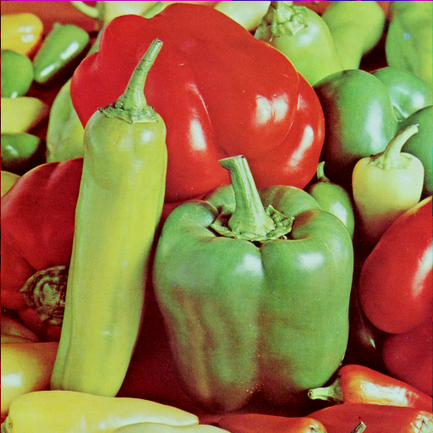
#> input picture images/peppers.png, 433 x 433 px, shrunk from 512 x 512 before the run
$ jupyter execute lab2.ipynb   (shell and % lines are left out)
#> lines starting #> are read from the running program, lines starting #| are printed output that depends on the picture; after the words box and inside, x2 and y2 are one past the last pixel; in counts of white or black regions, pixels touching at a corner belong together
### utils.py
import cv2 as cv
import numpy as np

def remove_noise(img):
    """
    Remove noise from the image

    Args:
    img: image to remove noise from (numpy array, RGB/BGR)

    Returns:
    img_: image with noise removed (numpy array, grayscale)
    """
    img_ = cv.cvtColor(img, cv.COLOR_BGR2GRAY)
    kernel = np.ones((5, 5), np.uint8)
    return cv.morphologyEx(img_, cv.MORPH_OPEN, kernel)

def bounding_rect(img):
    """
    Get the bounding rectangle of the largest contour in the image

    Args:
    img: image to get bounding rectangle from (numpy array, grayscale)

    Returns:
    rect: bounding rectangle of the largest contour (tuple, (x, y, w, h))
    """
    contours, _ = cv.findContours(img, cv.RETR_EXTERNAL, cv.CHAIN_APPROX_SIMPLE)
    rect = cv.boundingRect(contours[0])
    return rect

### lab2.ipynb
<a href="https://colab.research.google.com/github/ferit-osirv/24-25-lab-2/blob/main/lab2.ipynb" target="_parent"></a>

# Lab 2 - Color Spaces and Histograms

**This command must be run before starting to do each lab.**

[cell 1]
import numpy as np
import cv2 as cv
import matplotlib.pyplot as plt

## Color Spaces

In this lab, you'll get familiar with image color spaces. On the web and in general usage, most images are encoded as **RGB**: **R**ed, **G**reen, and **B**lue. OpenCV generally uses **BGR**: Blue, Green, Red.

This is just one of the many ways we can represent an image. In an RGB image, we get a pixel by mixing the three colors. We can get the same pixel by using different numbers and formulae to combine them. For instance, the **CMYK** color space encodes each pixel in 4 primary colors: **C**yan, **M**agenta, **Y**ellow and **K**ey (Black). Since printers use these primary colors, CMYK is often used when preparing images for print.

Not all color spaces consist only of primary colors. For instance, **HSV** (**H**ue, **S**aturation, **V**alue) stores the color in Hue, the color's intensity in Saturation, and the general brightness of that pixel in Value. The Hue portion is a number in [0, 179] (in OpenCV, usually it's an arc around a circle, so [0, 360)) where 0 is red, and the hue slowly shifts to green and then blue as you get to higher numbers.

*(source: https://en.wikipedia.org/wiki/HSL_and_HSV#/media/File:HSV_color_solid_cylinder_saturation_gray.png)*

You can think of the whole HSV color space as a cylinder. The height on the cylinder corresponds to how dark the pixel is, the distance from the center tells you how non-gray it is, and the angle tells you which color the pixel is.

There are many color spaces each with its uses. One other color space we'll mention in **YCbCr**. Y is the **luma** component, similar to the Value in HSV. Cb is the **blue-difference chroma component**, i.e. how blue should this pixel be tinted. Similarly, Cr is the **red-difference chroma component**, which tells you how much should a pixel be tinted red. Even with a different type of representation, each YCbCr is capable of showing all RGB images.

*(source: https://en.wikipedia.org/wiki/YCbCr#/media/File:CCD.png)*

The reason YCbCr is important is because of the human eye. Our eyes are much more sensitive to luminance than actual color differences. Therefore, when compressing images, it's better to compress the chroma components than luminance if you want the image to look the same to a human observer.  This is called **chroma subsampling** and is used heavily in image and video compression, including MPEG, JPEG, DVD and Blu-Rays, and many others.

**In OpenCV**

OpenCV supports a plethora of color spaces for images. The main function to convert color spaces is: [img = cv.cvtColor(img, code)](https://docs.opencv.org/master/d8/d01/group__imgproc__color__conversions.html#ga397ae87e1288a81d2363b61574eb8cab). The `code` tells OpenCV **from** which format to convert the image, as well as **to** which format. You can see all the color conversion codes [here](https://docs.opencv.org/master/d8/d01/group__imgproc__color__conversions.html#ga4e0972be5de079fed4e3a10e24ef5ef0). For example:

- cv.COLOR_BGR2YCrCb (BGR to YCbCr)
- cv.COLOR_YCrCb2BGR (back to BGR as the name suggests)
- cv.COLOR_RGB2HSV
- etc.

Note: You'll have to convert the image back to RGB if you want to use matplotlib to display it in its original form.

Not all color spaces always go from 0 to 255. For instance, in the HSV colorspace, **the values for the Hue channel can only be in the range [0, 180]**. Take a look at the following code block:

[cell 2]
hsv_range_img = np.zeros((30, 180, 3), dtype=np.uint8)
for i in range(180):
    hsv_range_img[:, i, :] = [i, 255, 255]

hsv_range_img = cv.cvtColor(hsv_range_img, cv.COLOR_HSV2RGB)
plt.imshow(hsv_range_img)
plt.xlabel('Hue')
plt.yticks([]);

Here, we have created an image containing each possible hue value from left to right by setting the Hue channel of the image to the x-axis value. You can use this as a guide for solving the assignments.

> ### Assignment 1: Modifying the Hue of an Image
>
> #### Overview
>
> Modifying the hue channel proves particularly valuable in scenarios requiring precise color adjustments or transformations. In the realm of digital media and photography, artists and photographers often leverage hue adjustments to create specific artistic effects or correct color casts. This includes transforming the overall color theme of an image, such as changing green foliage to autumnal hues, or neutralizing unwanted color tints caused by lighting conditions to ensure the natural colors of the subjects are accurately represented.
>
> #### Tasks
>
> 1. Load the image `peppers.png` from the `images` directory using OpenCV.
> 2. Convert the image to HSV.
> 3. Using addition or subtraction, modify the hue channel such that the red peppers become yellow. (Hint: You can use the HSV range image above.)
> 4. Display the resulting image as a regular RGB image.

[cell 3]
img = cv.imread('images/peppers.png')
#> img is the input picture: shape (433, 433, 3); mean B, G, R 66.5, 115.6, 149.8
img = cv.cvtColor(img, cv.COLOR_BGR2HSV)
#> img: shape (433, 433, 3); mean H, S, V 41.8, 162.2, 165.8
img[:, :, 0] += 30
#> img: shape (433, 433, 3); mean H, S, V 71.8, 162.2, 165.8

img = cv.cvtColor(img, cv.COLOR_HSV2RGB)
plt.imshow(img)

> ### Assignment 2: HSV Thresholding
>
> #### Overview
>
> The HSV color space simplifies object detection by allowing for hue thresholding, which isolates objects based on their color, unaffected by lighting variations. This method is effective when the object's color stands out from its background, enabling straightforward and accurate identification.
>
> #### Tasks
>
> 1. Load the image `peppers.png` from the `images` directory using OpenCV.
> 2. Convert the image to HSV.
> 3. Using simple numpy thresholding, find a region of the image which contains the duck. Show the result
> 4. Apply `utils.remove_noise(img)` to remove the small extra regions captured by the thresholding. Show the result.
> 5. Apple `utils.bounding_rect(img)` to find a rectange which contains the highlighted region of the image.
> 6. Show the original image with a drawn rectangle corresponding to the bounding box.
>
> #### Tips
>
> The documentation for the two utility functions:
>
> `remove_noise(img)`
>
> Removes noise from an image using morphological opening.
>
> - **Parameters:**
>   - `img`: Input image in BGR/RGB color space.
> - **Returns:**
>   - The output is a grayscale image with reduced noise.
> - **Description:**
>   - This function first converts the input image from BGR to grayscale. It then applies a morphological opening operation, which is an erosion followed by a dilation using a 5x5 kernel. This process helps in removing small noise points and smoothens the image.
>
> `bounding_rect(img)`
>
> Finds the bounding rectangle of the largest contour in an image.
>
> - **Parameters:**
>   - `img`: Input grayscale image. It's expected that the image preprocessing steps have already been applied to highlight the contours.
> - **Returns:**
>   - A tuple `(x, y, w, h)` representing the top-left corner coordinates `(x, y)`, and the width `w` and height `h` of the rectangle.
> - **Description:**
>   - The function converts the input image to grayscale and then finds contours using the external retrieval mode and simple chain approximation. It calculates the bounding rectangle for the first (largest) contour. This function is useful for object detection and localization within an image.

[cell 4]
import utils
import matplotlib.patches as patches

img = cv.imread('images/ducks.jpg')
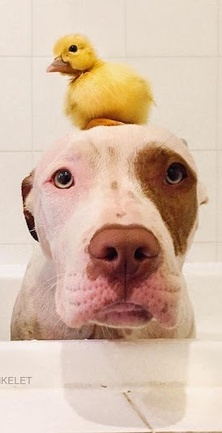
#> input picture images/ducks.jpg, 222 x 433 px, shrunk from 262 x 512 before the run
#> img is the input picture: shape (433, 222, 3); mean B, G, R 166.2, 185.9, 212.3
img = cv.cvtColor(img, cv.COLOR_BGR2HSV)
#> img: shape (433, 222, 3); mean H, S, V 14.8, 63.5, 212.3
# plt.hist(img[:,:,0])
plt.show()
img[img[:,:,0] > 25] = 0
#> img: shape (433, 222, 3); mean H, S, V 12.5, 61.6, 211.2
img[img[:,:,0] < 20] = 0
#> img: shape (433, 222, 3); mean H, S, V 1, 7, 11
img = cv.cvtColor(img, cv.COLOR_HSV2RGB)
plt.imshow(img)
plt.show()
img = utils.remove_noise(img)
#> in remove_noise, `img_ = cv.cvtColor(img, cv.COLOR_BGR2GRAY)`:
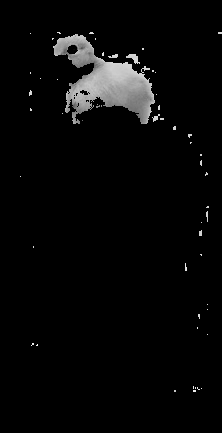
#> img_: shape (433, 222); min 0, max 240, mean 8
og_img = cv.imread('images/ducks.jpg')
plt.imshow(img)
plt.show()
bounding_rect = utils.bounding_rect(img)
#> in bounding_rect, `contours, _ = cv.findContours(img, cv.RETR_EXTERNAL, cv.CHAIN_APPROX_S..`: contours = 1 contour; box (x1, y1, x2, y2) and area: (54, 35, 154, 124) 3826
#> in bounding_rect, `rect = cv.boundingRect(contours[0])`: rect = (54, 35, 100, 89)
#> bounding_rect = (54, 35, 100, 89)
fig, ax = plt.subplots()

img = cv.imread('images/ducks.jpg')
img = cv.cvtColor(img, cv.COLOR_BGR2RGB)
ax.imshow(img)
rect = patches.Rectangle((bounding_rect[0], bounding_rect[1]), bounding_rect[2], bounding_rect[3], linewidth=1, edgecolor='r', facecolor='none')

ax.add_patch(rect)
plt.show()
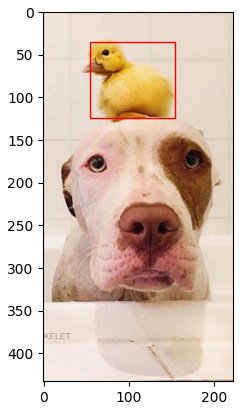
#> figure drawn by matplotlib, 1 panel

## Thresholding and Image Histograms

Thresholding is a simple, yet powerful, technique used to separate objects from the background in grayscale images. It involves selecting a threshold value, and then converting all pixels above this value to one intensity (often white or the maximum value) and all pixels below it to another (often black or zero). This creates a binary image, making it easier to identify and isolate objects of interest. Thresholding is particularly effective when there's a clear distinction in intensity between the objects and the background.

There are several types of thresholding:
- **Global Thresholding:** Applies a single threshold value to the entire image. This method is straightforward but works best when the image has high contrast and uniform lighting.
- **Adaptive Thresholding:** Calculates different thresholds for different regions of the image, which is useful for images with varying lighting conditions.
- **Otsu’s Thresholding:** An advanced method that automatically determines the optimal threshold value by maximizing the between-class variance, which is discussed in more detail below.

### Image Histograms
An image histogram is a graphical representation of the distribution of pixel intensities in an image. For grayscale images, the x-axis represents the possible intensity values (typically 0 to 255 for 8-bit images), and the y-axis represents the number of pixels at each intensity. Histograms provide insight into the contrast, brightness, and intensity distribution of an image, which are crucial for tasks like thresholding.

In the context of thresholding, analyzing the histogram can help in selecting an appropriate threshold value. For example, in a bimodal histogram (one that has two distinct peaks), the ideal threshold would likely be somewhere between the two peaks, separating the two dominant groups of pixel intensities.

[cell 5]
img_orig = cv.imread('images/peppers.png')
img = cv.cvtColor(img_orig, cv.COLOR_BGR2HSV)
img = img[:, :, 0]
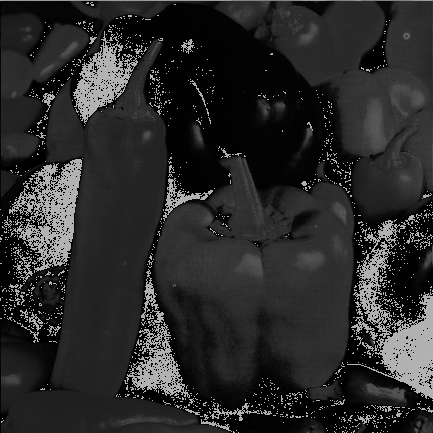
#> img: shape (433, 433); min 0, max 179, mean 41.8

# Show the image

plt.imshow(cv.cvtColor(img_orig, cv.COLOR_BGR2RGB))
plt.axis('off')
plt.show()

# Show the image's hue

plt.hist(img.ravel(), 180, [0, 180])
plt.xlim([0, 180])

plt.title('Histogram of Hue')
plt.ylabel('Frequency')
plt.show()
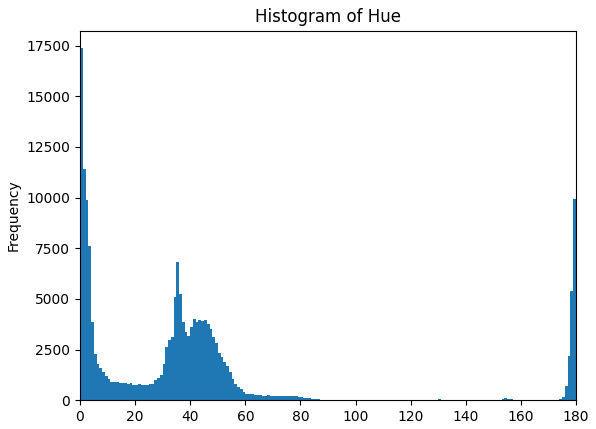
#> figure drawn by matplotlib, 1 panel; tallest bar 17374 high, from x = 0 to 1

> ### Assignment 3: Thresholding Based on Histograms
>
> #### Introduction: Question
>
> Using your own language, interpret the following regions of the histogram and write down which parts of the image they belong to:
>
> 1) 160-20
> 2) 20-40
> 2) 40-100
>
> (Remember the hue range image from above.)

[cell 6]
# Write your answer here
#1. sve osim crvenih paprika, minimalno pixela sa hue vrijednostima 80-160
#2. narandzaste i zelenkasto-zute paprike, ovih boja je vise ali su
#   ravnomjernije rasporedenje od boja crvenih paprika
#3. zelene paprike, vise pixela sa vrijednostima blize 40, zelenoj hue
#   vrijednosti nego desnom rasponu vrijednosti 100

> #### Tasks
>
> 1. Using the histogram above, try to estimate a good threshold to separate the green peppers from the red peppers.
> 2. Threshold the image using the estimated threshold.

[cell 7]
img_orig = cv.imread('images/peppers.png')
img = cv.cvtColor(img_orig, cv.COLOR_BGR2HSV)
img[img[:, :, 0] < 25] = 0
#> img: shape (433, 433, 3); mean H, S, V 40, 87, 108
img[img[:, :, 0] > 60] = 0
#> img: shape (433, 433, 3); mean H, S, V 20.2, 63.2, 88.5

# Show the image

plt.imshow(cv.cvtColor(img, cv.COLOR_HSV2RGB))
plt.axis('off')
plt.show()
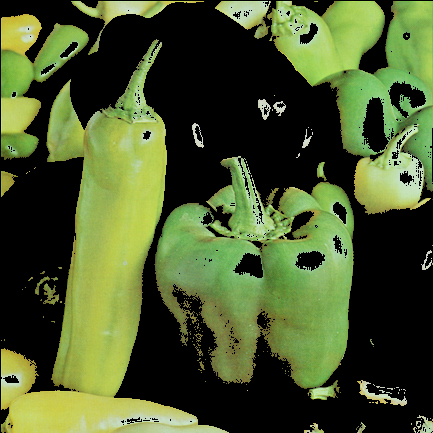
#> shown: shape (433, 433, 3); mean R, G, B 73.3, 88.3, 44.4

# Show the image's hue

### Otsu's Thresholding

Otsu's method is an automatic thresholding technique that selects the threshold to minimize the intra-class variance or, equivalently, to maximize the inter-class variance. It's particularly useful when the histogram of the image has a bimodal distribution, as it effectively finds a threshold that separates the two classes (foreground and background) most distinctly. Implementing Otsu’s algorithm involves iterating through all possible threshold values and calculating the variance for each, then selecting the threshold that yields the highest between-class variance.

You can see this visually here:

This visualisation show's a histogram of some image. Notice that the histogram's distribution is bimodal, i.e. it is a sum of two normal distributions, with two peaks around x=10 and x=160.

The optimal threshold lies in between the two peaks. Otsu's method is a numerical way to calculate this threshold.

Otsu's method calculates the intra-class variance for each possible threshold value. Here, the classes are defined as pixels below the threshold (class 0) and pixels above the threshold (class 1). The intra-class variance $\sigma _{w}^{2}(t)$ for a threshold $t$ can be calculated as:

$$\sigma _{w}^{2}(t)=\omega _{0}(t)\sigma _{0}^{2}(t)+\omega _{1}(t)\sigma _{1}^{2}(t),$$

where $\omega _{0}$ $\omega _{1}$ are the probabilities of the two classes separated by a threshold $t$, and $\sigma _{0}^{2}$, $\sigma _{1}^{2}$ are variances of these two classes.

Here is how you can calculate each term:

- $\omega _{1}(t)$ is the probability that a pixel in the image falls in class 1. Therefore, you can calculate it as number of pixels in class 1 divided by total number of pixels.
- $\sigma _{1}^{2}(t)$ is the variance of all pixels in class 1. You can use `np.var(pixels)` to calculate the variance.

The Otsu method works by going through each possible threshold value and calculating the intra-class variance for the threshold. In the end, the threshold for the minimum intra-class variance is chosen.

<br />

> ### Assignment 4: Implement Otsu Thresholding
>
> 1. Using the description above and only numpy functions, implement a function which will return the Otsu threshold given some grayscale image.
> 2. Test the function on the image `images/sudoku_1.jpg`.
> 3. Use [OpenCV's built-in Otsu thresholding function](https://docs.opencv.org/4.x/d7/d4d/tutorial_py_thresholding.html) to do the same. Compare the two > threshold values.
>
> Note: On the internet you will find different ways of implementing the function, using histograms and/or int**er**-class variance. The one mentioned > > above (using two classes and calculating the variance with numpy) is the easiest to implement with numpy.

[cell 8]
og_img = cv.imread('images/sudoku_1.jpg')
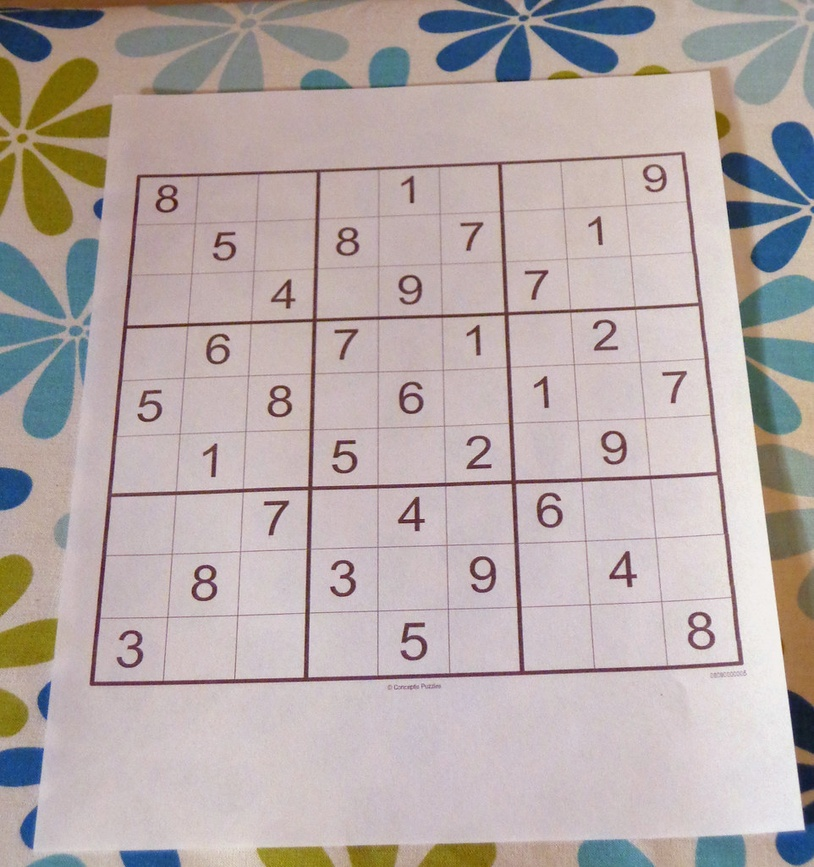
#> input picture images/sudoku_1.jpg, 814 x 867 px, shrunk from 962 x 1024 before the run
#> og_img is the input picture: shape (867, 814, 3); mean B, G, R 168.4, 169.9, 181.5
img = cv.cvtColor(og_img, cv.COLOR_BGR2GRAY)
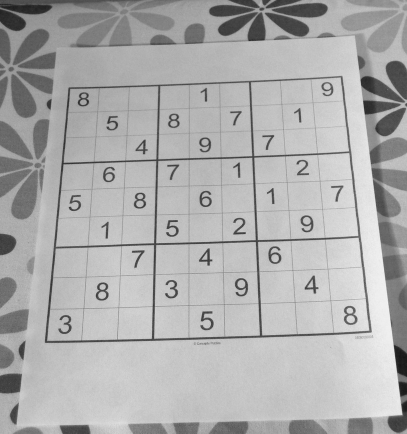
#> img: shape (867, 814) (shown at 1/2 size); min 21, max 246, mean 173.2
plt.imshow(cv.cvtColor(og_img, cv.COLOR_BGR2RGB))
def otsu_threshold(img):
  '''
  img: input image (grayscale)
  return: threshold value
  '''
  #intraclass variance
  icv = {}
  total_pixels = img.shape[0] * img.shape[1]

  threshold = 180

  for t in range(1, threshold):
    pixels = len(img[img < t])
    w0 = pixels / total_pixels
    g0 = np.var(img[img <= t]) if pixels > 0 else 0

    pixels = len(img[img > t])
    w1 = pixels / total_pixels
    g1 = np.var(img[img >= t]) if pixels > 0 else 0

    v = w0*g0 + w1*g1
    icv[t] = v
#> this loop made 179 passes
#> (w0, g0, w1, g1, v) on passes 1 to 3: (0, 0, 1, 1646.5, 1646.5), (0, 0, 1, 1646.5, 1646.5), (0, 0, 1, 1646.5, 1646.5)
#> after the loop, icv = 179 items

  optimal_threshold = min(icv, key=icv.get)
#> optimal_threshold = 144
  return optimal_threshold


print(otsu_threshold(img))
#| 144

# 145 threshold value

[cell 9]
og_img = cv.imread('images/sudoku_1.jpg')
img = cv.cvtColor(og_img, cv.COLOR_BGR2GRAY)


ret,thresh1 = cv.threshold(img,0,255,cv.THRESH_OTSU)
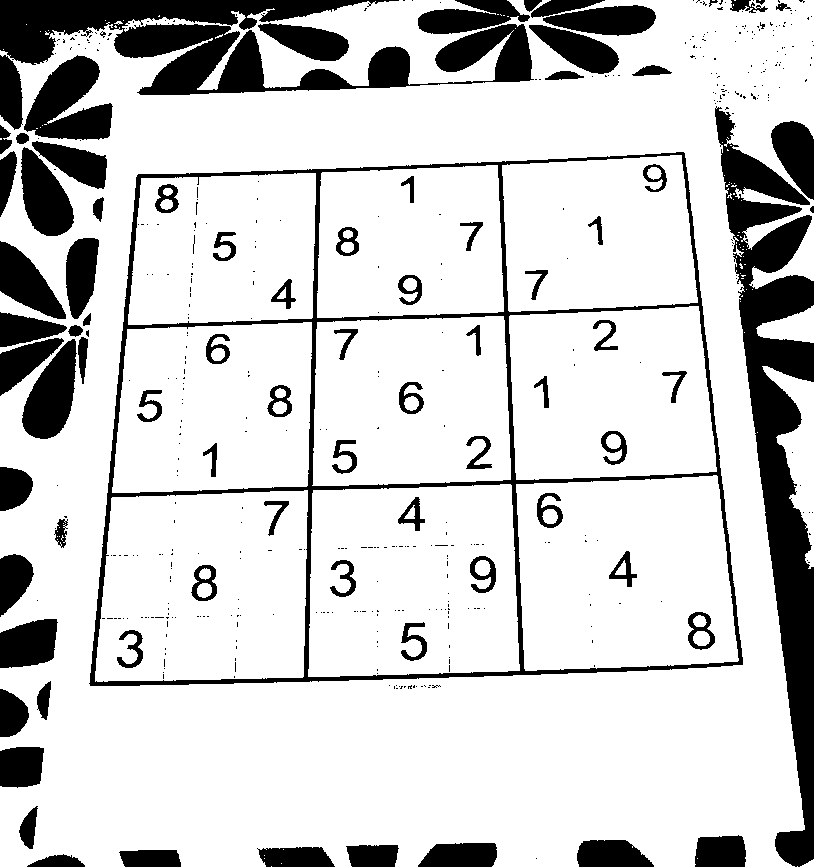
#> thresh1: shape (867, 814); 81.3% white; 483 black regions (402 under 20 px), largest, box (x1, y1, x2, y2) and area: (715, 106, 814, 867) 26934, (0, 0, 534, 95) 22923, (89, 152, 743, 686) 17543
#> ret = 144
print(ret)
#| 144.0

## Histogram Equalization

Take a look at the following image and its histogram:

[cell 10]
img = cv.imread('images/driving.jpg')
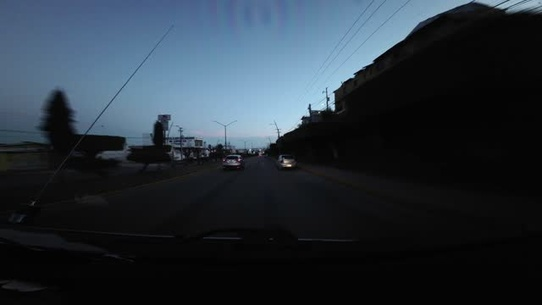
#> input picture images/driving.jpg, 542 x 305 px, shrunk from 640 x 360 before the run
#> img is the input picture: shape (305, 542, 3); mean B, G, R 58.9, 49.6, 39.5
img = cv.cvtColor(img, cv.COLOR_BGR2RGB)
#> (the rest of the program and of its run is left out)
